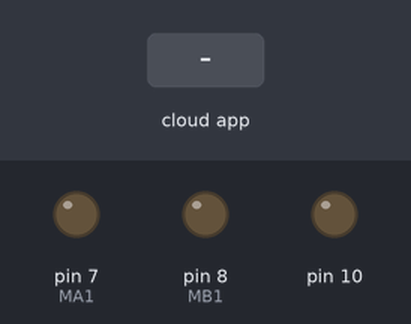
This sketch was run on a simulated Arduino Uno, built with avr-gcc and run on an emulated ATmega328P. Shown: output pins drawn as LEDs (lit = HIGH). Inputs (shaded band) come from the test bench. The ROS host is connected and sends only what is stated.

Above: at 1.2 s.
1.3 s: the phone or cloud app sets speed_car to 45
At 2.0 s:
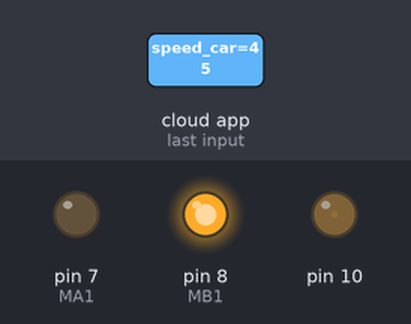
2.8 s: the phone or cloud app sets speed_car to 0
At 3.1 s:
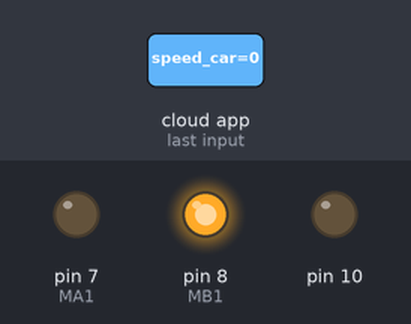
4.3 s: the phone or cloud app sets speed_car to 90
At 5.4 s:
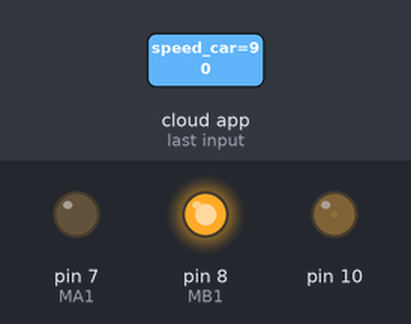
Timing chart, 0 to 7.3 s (numbered marks = the images above; inputs shaded):
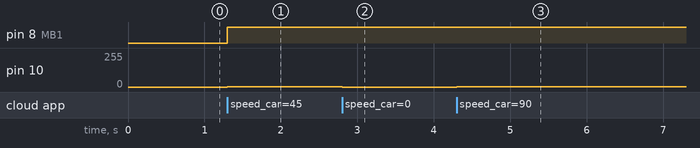

The sketch:

nodo_control.ino
```cpp
#define MAX_SPEED 16000
#define MB1 8
#define MA1 7
#define MPWM1 10
/******************* ROS Libraries ***********************/
#include<ros.h>/** Ros library **/
#include <std_msgs/Int16.h>/** Library int16 messages**/
/*********************************************************/
/****************** GLOBAL VARIABLE **********************/

int motor_speed=0;
bool start_motor = false;

/******************* Instances ROS *****************************************************/
/******************* ROS Suscriber *****************************************************/
ros::NodeHandle nh;
/************ CallBack Funtion to Suscriber ********************************************/
void callback_speed(const std_msgs::Int16& speed_message){
     start_motor = true;
     motor_speed = static_cast<int>(speed_message.data);
}

ros::Subscriber<std_msgs::Int16> speed_sub("/speed_car",callback_speed);

void setup() {
  // put your setup code here, to run once:
  /****************** Initialize Node **************************************************/
  nh.initNode();
  /****************** Suscriber to "/isdf/isdf_ss" topic *******************************/
  nh.subscribe(speed_sub);
  /******************Init pins to H Bridge ********************************************/
  pinMode(MA1, OUTPUT);//Motor B1
  pinMode(MB1, OUTPUT);//Motor A1
  //pinMode(MPWM1, OUTPUT);//Motor1 PWM
  // PB1 and PB2 is now an output
  DDRB |= (1 << DDB2);
  cli();
  // set TOP to 16000
  ICR1 = 0x3E80;
  // set PWM for 0 duty cycle @ 16000 values
  OCR1B = 0;
  // set none-inverting modeset correct phase PWM mode using ICR1 as TOP START the timer with no prescaler
  TCCR1A &= 0b00000000;
  TCCR1B &= 0b00000000;
  TCCR1B |= 0b00010001;
  TCCR1A |= 0b10100010;
  sei();
}


void loop() {
  // put your main code here, to run repeatedly:
    if(start_motor){
      motor(motor_speed);
    }
 nh.spinOnce();
}

void motor(int speed_motor)
{
   if(!speed_motor) {
       OCR1B = 0;
   }
   else {
      speed_motor = (speed_motor >= MAX_SPEED) ? MAX_SPEED : speed_motor;
      if (speed_motor >=1){
      OCR1B = speed_motor;
      digitalWrite(MA1, LOW);
      digitalWrite(MB1, HIGH);
      }
      else {
      speed_motor *= (0-1);
      speed_motor = (speed_motor >= MAX_SPEED) ? MAX_SPEED : speed_motor;
      OCR1B = speed_motor;
      digitalWrite(MA1, HIGH);
      digitalWrite(MB1, LOW);
      }
   }
   return;
}
```

Measured:
- after the input at 1.3 s, pin 8 (MB1): LOW → HIGH at once; pin 10: 0/255 → 1/255 at once
- after the input at 2.8 s, pin 10: 1/255 → 0/255 at once
- after the input at 4.3 s, pin 10: 0/255 → 1/255 at once
